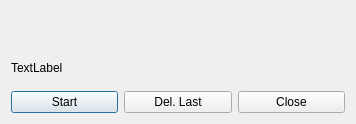
<?xml version="1.0" encoding="UTF-8"?>
<ui version="4.0">
 <class>ToolAreaDialog</class>
 <widget class="QDialog" name="ToolAreaDialog">
  <property name="geometry">
   <rect>
    <x>0</x>
    <y>0</y>
    <width>356</width>
    <height>124</height>
   </rect>
  </property>
  <property name="windowTitle">
   <string>Area Tool</string>
  </property>
  <layout class="QHBoxLayout" name="horizontalLayout_2">
   <item>
    <layout class="QVBoxLayout" name="verticalLayout">
     <item>
      <widget class="AttribAreaWidget" name="area_widget" native="true">
       <property name="toolTip">
        <string>Double clic to start tool</string>
       </property>
      </widget>
     </item>
     <item>
      <widget class="QLabel" name="msg_label">
       <property name="text">
        <string>TextLabel</string>
       </property>
      </widget>
     </item>
     <item>
      <layout class="QHBoxLayout" name="horizontalLayout">
       <item>
        <widget class="QPushButton" name="start_btn">
         <property name="toolTip">
          <string>Start tool</string>
         </property>
         <property name="text">
          <string>Start</string>
         </property>
         <property name="icon">
          <iconset>
           <normaloff>ressources/icon_point.png</normaloff>ressources/icon_point.png</iconset>
         </property>
        </widget>
       </item>
       <item>
        <widget class="QPushButton" name="removelast_btn">
         <property name="toolTip">
          <string>Delete last point</string>
         </property>
         <property name="text">
          <string>Del. Last</string>
         </property>
        </widget>
       </item>
       <item>
        <widget class="QPushButton" name="close_btn">
         <property name="toolTip">
          <string>Close dialog</string>
         </property>
         <property name="text">
          <string>Close</string>
         </property>
        </widget>
       </item>
      </layout>
     </item>
    </layout>
   </item>
  </layout>
 </widget>
 <customwidgets>
  <customwidget>
   <class>AttribAreaWidget</class>
   <extends>QWidget</extends>
   <header>attrib_area_widget.h</header>
   <container>1</container>
  </customwidget>
 </customwidgets>
 <resources/>
 <connections/>
</ui>
